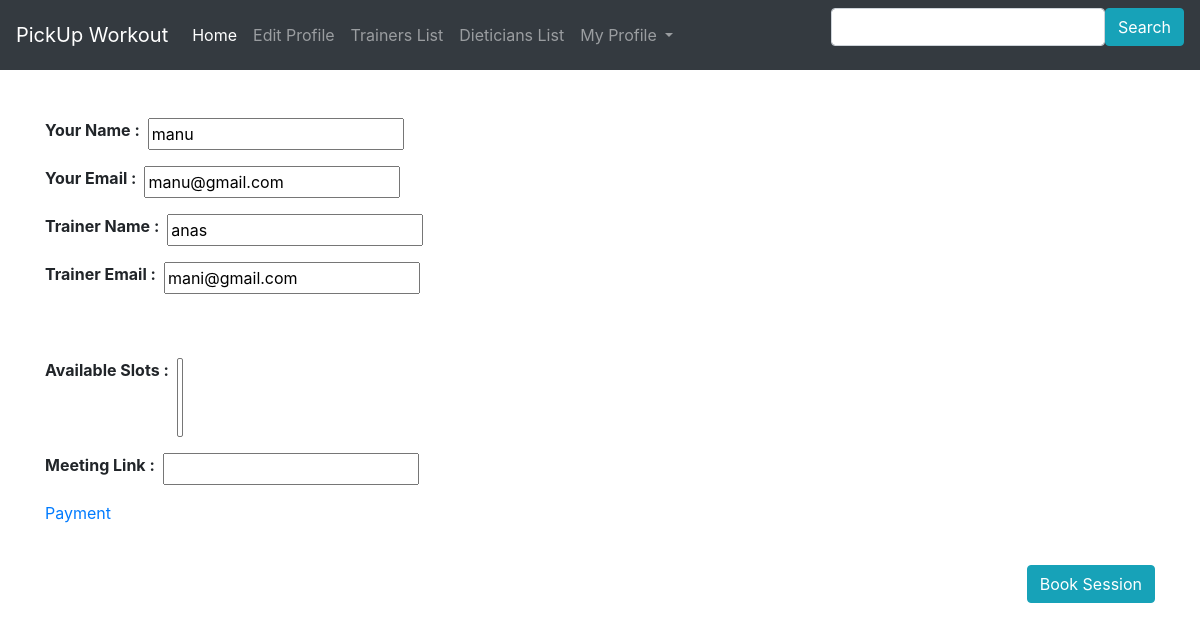
/profile_member/trainers_list/trainer_book/anas (signed in), run on the app's committed database.
### accounts/models.py (models this page shows)
class MyUser(AbstractUser):
	is_trainer=models.BooleanField(default=False)
	is_member=models.BooleanField(default=False)
	is_dietician=models.BooleanField(default=False)
	age=models.IntegerField(validators=[MaxValueValidator(70)],default=0)
	gender = models.CharField(max_length=255,default='M')
	workout=models.CharField(max_length=255)
	phone=models.IntegerField(validators=[MaxValueValidator(10)],default=0)

### accounts/views.py (the view, shortened to what this page needs)
# urls.py: path('profile_member/trainers_list/trainer_book/<slug:my_name>',views.bookslot,name="bookslot"),
def bookslot(request,my_name):
    if request.user.is_authenticated:
        context={}
        trainer=Trainer.objects.all()
        obj=MyUser.objects.get(username=my_name)
        slot=Slot.objects.all()
        val={}
        for i in slot:
            if(str(i.user)==my_name):
                val=i
                print(val.t5)
                break
        for lineitems in trainer:
            if(str(lineitems.user) == my_name):
                context={
                    "email1":obj.email,
                    "availables":lineitems.available,
                    "name1":lineitems.user,
                    "obj":lineitems,
                    "slot":val
	            }
                break
        return render(request,'bookslot.html',context)
    return loginView(request)

### accounts/templates/bookslot.html (shortened to what this page needs)
{% extends 'base_member.html' %}
{% block content %}
<br>
<br>
<form method="POST" action="">
    <div class="input-group mb-3">
        <label for="name"><strong>Your Name :</strong></label>&ensp;
        <input type="text" name="name" id="box" value="{{ user.username }}" readonly required>&ensp;
    </div>
    <div class="input-group mb-3">
        <label for="email"><strong>Your Email :</strong></label>&ensp;
        <input type="text" name="email" id="box" pattern="^[a-z0-9A-Z.!#$%&'*+/=_{|}~-]+@gmail.com$" oninvalid="setCustomValidity('Format required : abc@gmail.com')" oninput="setCustomValidity('')" value="{{user.email}}" readonly required>
    </div>
    <div class="input-group mb-3">
        <label for="tname"><strong>Trainer Name :</strong></label>&ensp;
        <input type="text" name="tname" id="box" value="{{ name1 }}" readonly required>&ensp;
    </div>
    <div class="input-group mb-3">
        <label for="temail"><strong>Trainer Email :</strong></label>&ensp;
        <input type="text" name="temail" id="box" pattern="^[a-z0-9A-Z.!#$%&'*+/=_{|}~-]+@gmail.com$" oninvalid="setCustomValidity('Format required : abc@gmail.com')" oninput="setCustomValidity('')" value="{{email1}}"  readonly required>
    </div>
    <br>
    <br>
    <div class="input-group mb-3">
        <label for="available"><strong>Available Slots :</strong></label>&ensp;
        <select class="selectpicker" name="availables" multiple data-live-search="true" data-live-search-placeholder="Timings" required>
            <option disabled="true"></option>
    </select>
    </div>
    <div class="input-group mb-3">
        <label for="meetinglink"><strong>Meeting Link :</strong></label>&ensp;
        <input type="text" name="meetinglink" id="meetinglink" oninvalid="setCustomValidity('Please enter the meeting link')" oninput="setCustomValidity('')" required>
    </div>
    <div class="form-group">
        <a href="{% url  'payment'  %}">Payment</a>
    </div>
    <br>
    <div class="form-group">
        <input type="submit" value="Book Session" class="btn btn-info float-right">
    </div>
</form>
{% endblock %}

### data on the page
MyUser: name "manu", email "manu@gmail.com"
MyUser: tname "anas", temail "mani@gmail.com"
